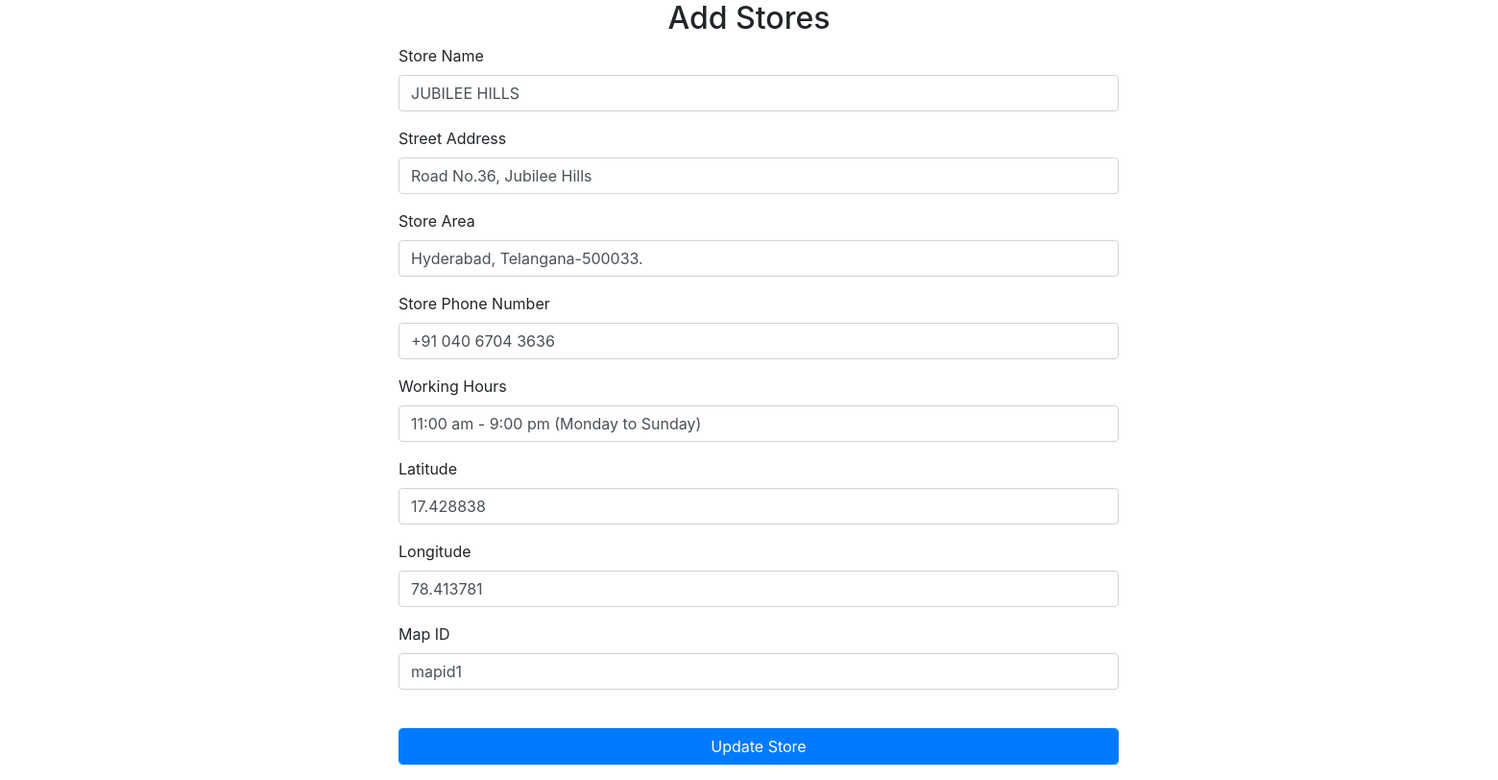
Page /Views/addStore.php?updateId=1 on the committed database.
### tables this page shows
CREATE TABLE `stores` (
  `Store_id` int(10) NOT NULL,
  `Store_Name` varchar(100) NOT NULL,
  `Street_address` varchar(200) NOT NULL,
  `Store_area` varchar(200) NOT NULL,
  `Store_Phone_Number` varchar(25) NOT NULL,
  `working_hours` varchar(100) NOT NULL,
  `Latitude` decimal(8,6) NOT NULL,
  `Longitude` decimal(8,6) NOT NULL,
  `map_id` varchar(10) NOT NULL,
  `created_on` date NOT NULL,
  `updated_on` date NOT NULL
);

### Model/StoreModel.php (called while the page is built, shortened)
<?php
class StoreModel extends database_connection{
    public function getStoreById($Store_id){
        $store = array();
		$sql = "SELECT * FROM stores WHERE `Store_id`='$Store_id'";
		$link = $this->db_connect();
        $result = $link->query($sql);
        if($result){
            while ($row = $result->fetch(PDO::FETCH_ASSOC)) {
                $store[] = $row;
            }
        }
        return $store;
	}
}
?>

### Controller/StoreController.php (called while the page is built, shortened)
<?php
require('../Model/StoreModel.php');
     function getStoreById($Store_id){
        $getModel = new StoreModel();
        $result = $getModel->getStoreById($Store_id);
        return $result;
    }
?>

### Views/addStore.php (the view, shortened to what this page needs)
<?php
require('../Controller/StoreController.php');
if (isset($_GET['updateId'])) {
$Store_id = $_GET['updateId'];
$Store = getStoreById($Store_id);
$Store_Name = $Store[0]['Store_Name'];
$Street_address = $Store[0]['Street_address'];
$Store_area = $Store[0]['Store_area'];
$Store_Phone_Number = $Store[0]['Store_Phone_Number'];
$working_hours = $Store[0]['working_hours'];
$Latitude = $Store[0]['Latitude'];
$Longitude = $Store[0]['Longitude'];
$map_id = $Store[0]['map_id'];
}
?>
<!DOCTYPE html>
<html lang="en">
<head>
    <link rel="stylesheet" href="../css/bootstrap.min.css">
</head>
<body>
    <h2 class="text-center">Add Stores</h2>
    <div class="center">
    <div class="panel-body">
            <form  action="addStoreProc.php" class="form-horizontal" enctype="multipart/form-data" >
              <div class="form-group">
                <label class="col-md-3 control-label">Store Name </label>
                <div class="col-md-6">
                  <input type="text" class="form-control" name="Store_Name" value="<?= isset($Store_Name)?($Store_Name):'' ?>" required>
                </div>
              </div>
              <div class="form-group">
                <label class="col-md-3 control-label"> Street Address </label>
                <div class="col-md-6">
                  <input type="text" class="form-control" name="Street_address" value="<?= isset($Street_address)?($Street_address):'' ?>" required>
                </div>
              </div>
              <div class="form-group">
                <label class="col-md-3 control-label"> Store Area </label>
                <div class="col-md-6">
                  <input type="text" class="form-control" name="Store_area" value="<?= isset($Store_area)?($Store_area):'' ?>" required>
                </div>
              </div>
              <div class="form-group">
                <label class="col-md-3 control-label"> Store Phone Number </label>
                <div class="col-md-6">
                  <input type="text" class="form-control" name="Store_Phone_Number" value="<?= isset($Store_Phone_Number)?($Store_Phone_Number):'' ?>" required>
                </div>
              </div>
              <div class="form-group">
                <label class="col-md-3 control-label"> Working Hours </label>
                <div class="col-md-6">
                  <input type="text" class="form-control" name="working_hours" value="<?= isset($working_hours)?($working_hours):'' ?>" required>
                </div>
              </div>
            <div class="form-group">
                <label class="col-md-3 control-label"> Latitude </label>
                <div class="col-md-6">
                    <input type="text" class="form-control" name="Latitude" value="<?= isset($Latitude)?($Latitude):'' ?>" required>
                </div>
            </div>
                <div class="form-group">
                <label class="col-md-3 control-label"> Longitude </label>
                <div class="col-md-6">
                <input type="text" class="form-control" name="Longitude" value="<?= isset($Longitude)?($Longitude):'' ?>" required>
                </div>
                </div>
                <div class="form-group">
                <label class="col-md-3 control-label"> Map ID </label>
                <div class="col-md-6">
                <input type="text" class="form-control" name="map_id" value="<?= isset($map_id)?($map_id):'' ?>" required>
                </div>
                </div>
              <div class="form-group">
                <div class="col-md-6">
                  <input class="btn btn-primary form-control" type="submit" name="<?=isset($Store_Name)? 'update':'add' ?>" value = "<?=isset($Store_Name)?'Update Store':'Add Store' ?>">
                </div>
              </div>
            </form>
          </div>
        </div>
</body>
</html>

### Views/addStore.php (style rules this page uses)
.center { width: 100%; margin: 0 400px; }

### rows in the picture
stores: Store_Name "JUBILEE HILLS", Street_address "Road No.36, Jubilee Hills", Store_area "Hyderabad, Telangana-500033.", Store_Phone_Number "+91 040 6704 3636", working_hours "11:00 am - 9:00 pm (Monday to Sunday)", Latitude "17.428838", Longitude "78.413781", map_id "mapid1"
